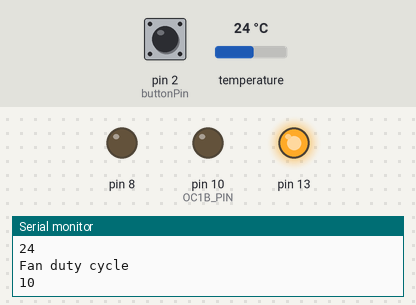
This sketch was run on a simulated Arduino Uno, built with avr-gcc and run on an emulated ATmega328P. On the bench: output pins drawn as LEDs (lit = HIGH), the last lines printed to the serial monitor. The inputs (shaded band) are chosen by the test bench; at power-on: temperature 24 °C, pin 2 (buttonPin) LOW.

Above: at 4.3 s.
4.4 s: temperature set to 20.4 °C
8.0 s: temperature set to 19.5 °C
At 9.6 s:
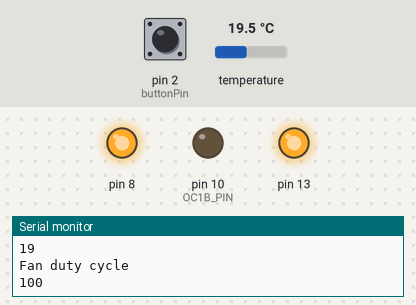
11.6 s: temperature set to 28 °C
At 13.4 s:
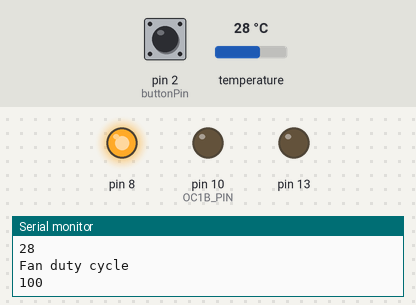
19.7 s: temperature set to 25.8 °C
23.3 s: temperature set to 24.5 °C
At 25.9 s:
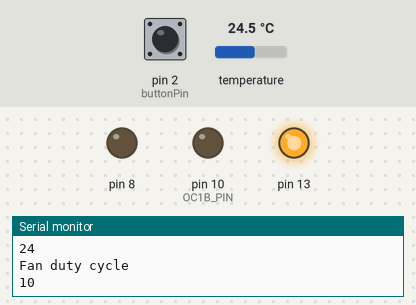
Timing chart, 0 to 27.4 s (numbered marks = the images above; inputs shaded):
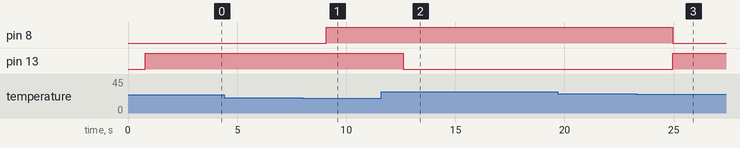

Measured:
- the behaviour switches between 20 and 19.9 °C on temperature (found by bisection; images 0 and 1)
- the behaviour switches between 25 and 24.9 °C on temperature (found by bisection; images 2 and 3)
- after the input at 8.0 s, pin 8: LOW → HIGH after 1.1 s
- after the input at 11.6 s, pin 13: HIGH → LOW after 1.0 s
- after the input at 23.3 s, pin 8: HIGH → LOW after 1.7 s; pin 13: LOW → HIGH after 1.7 s

The sketch:

PWMFan.ino
```cpp
#include <OneWire.h>
#include <DallasTemperature.h>

// Data wire is plugged in4to digital pin 2 on the Arduino
#define ONE_WIRE_BUS 4

// Setup a oneWire instance to communicate with any OneWire device
OneWire oneWire(ONE_WIRE_BUS);

// Pass oneWire reference to DallasTemperature library
DallasTemperature sensors(&oneWire);

const int buttonPin = 2;
const byte OC1A_PIN = 9;
const byte OC1B_PIN = 10;
const word PWM_FREQ_HZ = 25000; //Adjust this value to adjust the frequency
const word TCNT1_TOP = 16000000/(2*PWM_FREQ_HZ);
const int SETTEMPINTERVAL = 1000;

int buttonState = 0;
void setup() {
  pinMode(buttonPin, INPUT);
  pinMode(OC1B_PIN, OUTPUT);
  pinMode(13, OUTPUT);
  pinMode(8, OUTPUT);
  // PWM settings
  // Clear Timer1 control and count registers
  TCCR1A = 0;
  TCCR1B = 0;
  TCNT1  = 0;

  // Set Timer1 configuration
  // COM1A(1:0) = 0b10   (Output A clear rising/set falling)
  // COM1B(1:0) = 0b00   (Output B normal operation)
  // WGM(13:10) = 0b1010 (Phase correct PWM)
  // ICNC1      = 0b0    (Input capture noise canceler disabled)
  // ICES1      = 0b0    (Input capture edge select disabled)
  // CS(12:10)  = 0b001  (Input clock select = clock/1)

  TCCR1A |= (1 << COM1A1) | (1 << WGM11);
  TCCR1B |= (1 << WGM13) | (1 << CS10);
  ICR1 = TCNT1_TOP;

   // start serial port
   Serial.begin(9600);
   // Start up the temperature library
   sensors.begin();
}

void loop() {
    tempToPwmDuty();
    delay(SETTEMPINTERVAL);
}

void setPwmDuty(byte duty) {
  OCR1A = (word) (duty*TCNT1_TOP)/100;
  Serial.println("Fan duty cycle");
  Serial.println(duty);
}

void tempToPwmDuty() {
 // Override temp sensor with button
 buttonState = digitalRead(buttonPin);
 if (buttonState == HIGH) {
   Serial.println("Button ON");
   return;
 }

 sensors.requestTemperatures();
 int temp = sensors.getTempCByIndex(0);
 Serial.println("Setting temp via sensor");
 Serial.println(temp);
 switch (temp) {
   case 20: {
    digitalWrite(13, HIGH);
    setPwmDuty(10);
    digitalWrite(8, LOW);
     delay(1000);
   }; break;
   case 21: {
   digitalWrite(13, HIGH);
   setPwmDuty(10);
   digitalWrite(8, LOW);
     delay(1000); }; break;
   case 22: {
   digitalWrite(13, HIGH);
   setPwmDuty(10);
   digitalWrite(8, LOW);
     delay(1000); }; break;
   case 23: {
   digitalWrite(13, HIGH);
   setPwmDuty(10);
   digitalWrite(8, LOW);
     delay(1000); }; break;
   case 24:{
   digitalWrite(13, HIGH);
   setPwmDuty(10);
   digitalWrite(8, LOW);
     delay(1000); }; break;
   case 25: {
    digitalWrite(13, LOW);
     setPwmDuty(10);
     digitalWrite(8, HIGH); }
     break;
   case 26: {
    digitalWrite(13, LOW);
     digitalWrite(8, HIGH);
     setPwmDuty(25); }
     break;
   case 27: {
    digitalWrite(13, LOW);
    digitalWrite(8, HIGH);
     setPwmDuty(75); } break;
   case 28:
    { digitalWrite(13, LOW);
      digitalWrite(8, HIGH);
     setPwmDuty(100);
     } break;
   default: {
    digitalWrite(8, HIGH);
    digitalWrite(13, HIGH);
     setPwmDuty(100);
  }
} }
```
